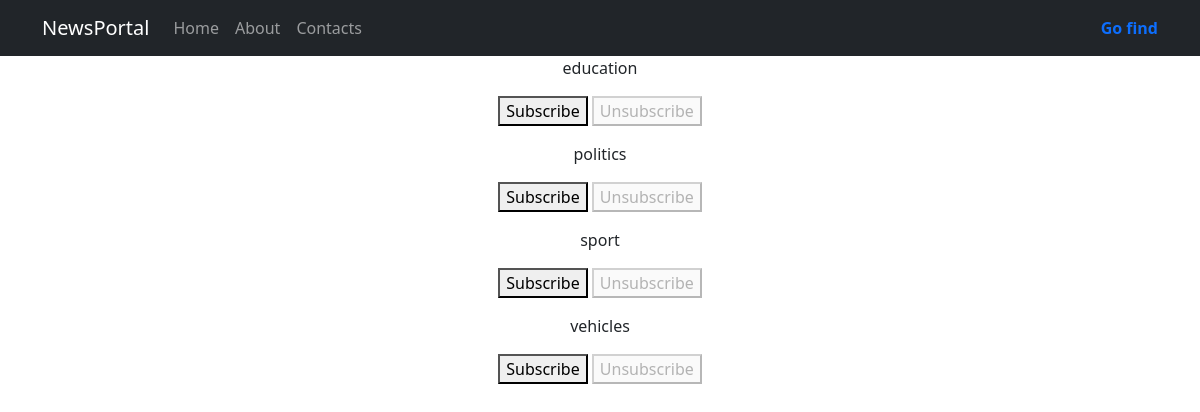
/posts/subscriptions/ (signed in), run on an earlier commit of the app's database.
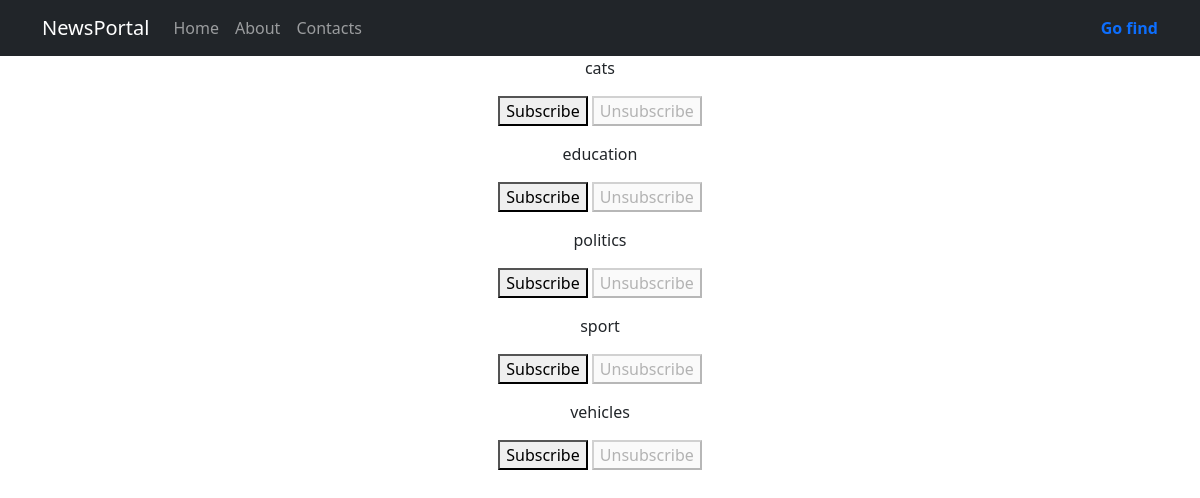
And on a later commit of the database.
### news/models.py (models this page shows, shortened)
class Category(models.Model):
    category_type = models.CharField(max_length=100, unique=True)
    subscribers = models.ManyToManyField(User, related_name='categories')

### news/views.py (the view, shortened to what this page needs)
# urls.py: path('subscriptions/', views.subscriptions, name='subscriptions'),
@login_required
@csrf_protect
def subscriptions(request):
    categories_with_subscriptions = Category.objects.annotate(user_subscribed=Exists(
        Subscriptions.objects.filter(user=request.user, category=OuterRef('pk'))
        )
    ).order_by('category_type')
    return render(request, 'subscriptions.html', {'categories': categories_with_subscriptions})

### templates/subscriptions.html (shortened to what this page needs)
{% extends 'default.html' %}
{% block content %}
    {% for category in categories %}
        <p>
            {{ category.category_type }}
            <form method="post">
                {% if category.user_subscribed %}
                    <button disabled>Subscribe</button>
                    <button name="action" value="unsubscribe">Unsubscribe</button>
                {% else %}
                    <button name="action" value="subscribe">Subscribe</button>
                    <button disabled>Unsubscribe</button>
                {% endif %}
            </form>
        </p>
    {% endfor %}
{% endblock content %}

What changed in the data, as far as the page shows it:
added Category: category_type "cats", shows "Subscribe"
